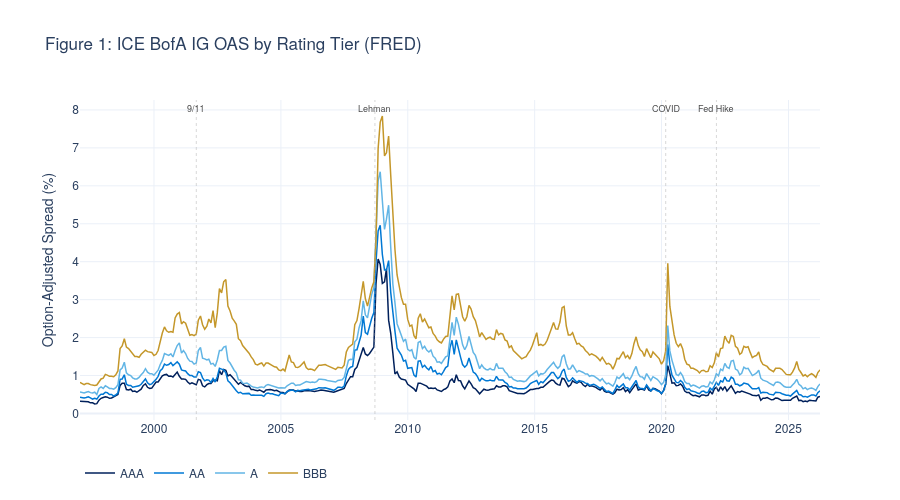

Here is the notebook cell this chart was saved with:
### Markdown cell above
---

## 4. Data Foundation: FRED OAS Series <a id='4-data'></a>

All data is sourced from the **Federal Reserve Economic Data (FRED)** database, published by ICE BofA. These are the official benchmark indices used by institutional credit investors globally.

### Code cell
# ── Figure 1: Historical OAS by Rating Bucket ────────────────────
fig = go.Figure()

oas_cols = {'oas_aaa': ('AAA', NAVY), 'oas_aa': ('AA', DENIM),
            'oas_a': ('A', SKY), 'oas_bbb': ('BBB', GOLD)}

for col, (label, color) in oas_cols.items():
    if col in monthly.columns:
        fig.add_trace(go.Scatter(
            x=monthly.index, y=monthly[col],
            name=label, line=dict(color=color, width=1.5),
        ))

# Annotate key events
events = [
    ('2001-09-01', '9/11'), ('2008-09-15', 'Lehman'),
    ('2020-03-01', 'COVID'), ('2022-03-01', 'Fed Hike'),
]
for date, label in events:
    fig.add_vline(x=date, line_dash='dot', line_color=SILVER, line_width=0.5)
    fig.add_annotation(x=date, y=1.0, yref='paper', text=label,
                       showarrow=False, font=dict(size=9, color=CHARCOAL))

fig.update_layout(
    title='Figure 1: ICE BofA IG OAS by Rating Tier (FRED)',
    yaxis_title='Option-Adjusted Spread (%)',
    template=TEMPLATE, height=500,
    legend=dict(orientation='h', y=-0.12),
    hovermode='x unified',
    font=dict(family='Helvetica Neue, Arial, sans-serif'),
)
fig.show()

### Figure 1 — Plotly figure (JSON) as saved in the notebook; plotly's stock layout.template omitted (floating-point values rounded to 4 significant figures; data arrays with more than 128 entries replaced by an {"elided": "..."} marker saying what was removed)
{"data": [{"line": {"color": "#00205B", "width": 1.5}, "name": "AAA", "type": "scatter", "x": {"elided": "351 str values"}, "y": {"elided": "351 float values"}}, {"line": {"color": "#0078D4", "width": 1.5}, "name": "AA", "type": "scatter", "x": {"elided": "351 str values"}, "y": {"elided": "351 float values"}}, {"line": {"color": "#62B5E5", "width": 1.5}, "name": "A", "type": "scatter", "x": {"elided": "351 str values"}, "y": {"elided": "351 float values"}}, {"line": {"color": "#C4972A", "width": 1.5}, "name": "BBB", "type": "scatter", "x": {"elided": "351 str values"}, "y": {"elided": "351 float values"}}], "layout": {"annotations": [{"font": {"color": "#4A4A4A", "size": 9}, "showarrow": false, "text": "9/11", "x": "2001-09-01", "y": 1.0, "yref": "paper"}, {"font": {"color": "#4A4A4A", "size": 9}, "showarrow": false, "text": "Lehman", "x": "2008-09-15", "y": 1.0, "yref": "paper"}, {"font": {"color": "#4A4A4A", "size": 9}, "showarrow": false, "text": "COVID", "x": "2020-03-01", "y": 1.0, "yref": "paper"}, {"font": {"color": "#4A4A4A", "size": 9}, "showarrow": false, "text": "Fed Hike", "x": "2022-03-01", "y": 1.0, "yref": "paper"}], "font": {"family": "Helvetica Neue, Arial, sans-serif"}, "height": 500, "hovermode": "x unified", "legend": {"orientation": "h", "y": -0.12}, "shapes": [{"line": {"color": "#B0B0B0", "dash": "dot", "width": 0.5}, "type": "line", "x0": "2001-09-01", "x1": "2001-09-01", "xref": "x", "y0": 0, "y1": 1, "yref": "y domain"}, {"line": {"color": "#B0B0B0", "dash": "dot", "width": 0.5}, "type": "line", "x0": "2008-09-15", "x1": "2008-09-15", "xref": "x", "y0": 0, "y1": 1, "yref": "y domain"}, {"line": {"color": "#B0B0B0", "dash": "dot", "width": 0.5}, "type": "line", "x0": "2020-03-01", "x1": "2020-03-01", "xref": "x", "y0": 0, "y1": 1, "yref": "y domain"}, {"line": {"color": "#B0B0B0", "dash": "dot", "width": 0.5}, "type": "line", "x0": "2022-03-01", "x1": "2022-03-01", "xref": "x", "y0": 0, "y1": 1, "yref": "y domain"}], "title": {"text": "Figure 1: ICE BofA IG OAS by Rating Tier (FRED)"}, "yaxis": {"title": {"text": "Option-Adjusted Spread (%)"}}}}
